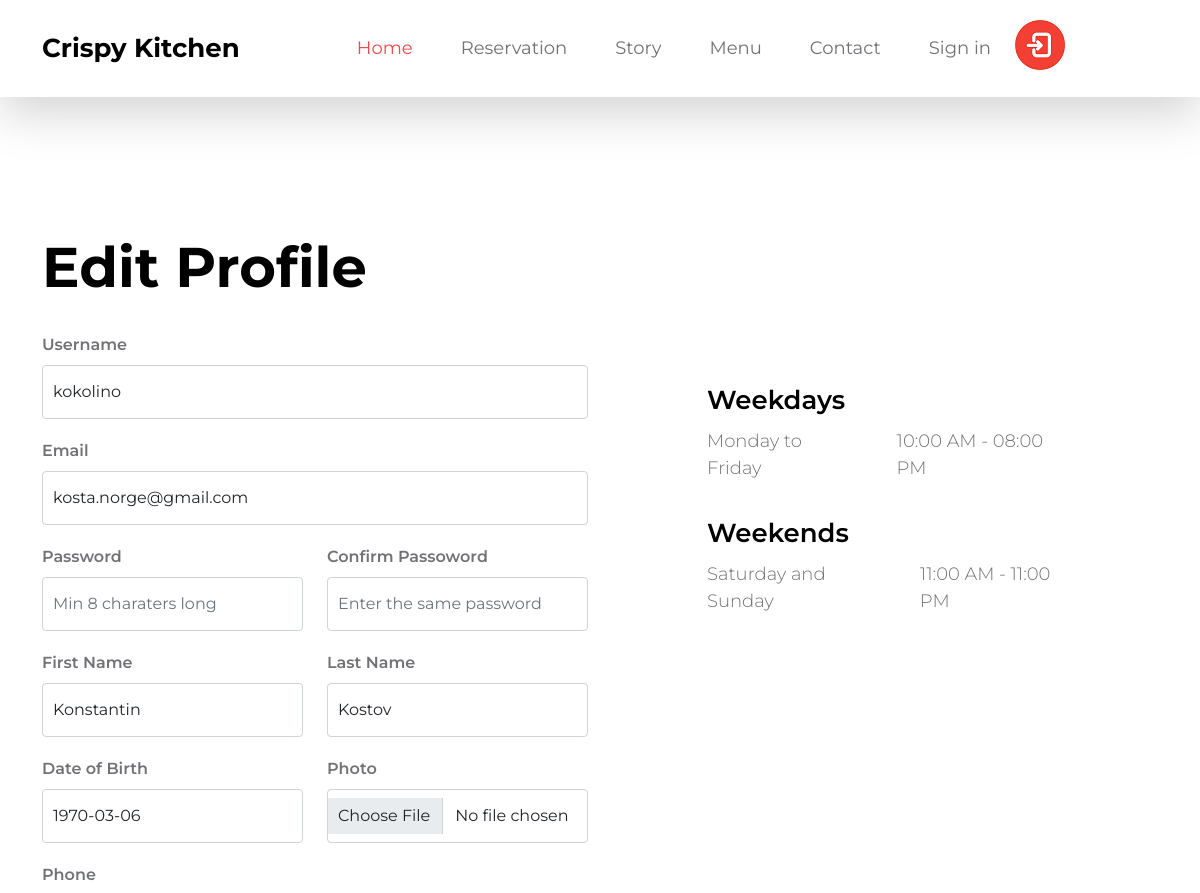
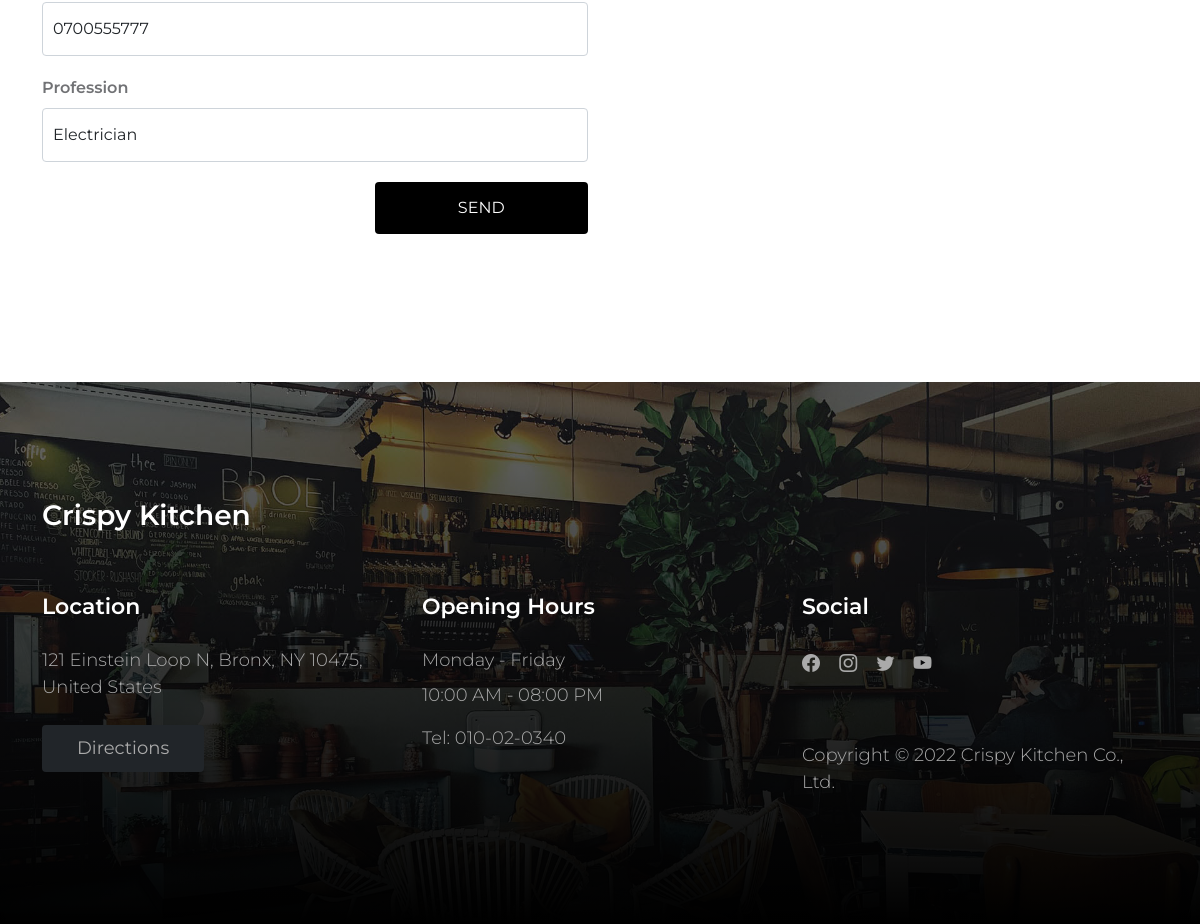
/accounts/profile/1/edit/, run on the app's committed database (2 pictures, top to bottom).
### Blog/accounts/models.py (models this page shows, shortened)
class UserProfile(auth_models.AbstractUser):
    pass
    username = models.CharField(
        max_length=20,
        unique=True
    )
    first_name = models.CharField(
        max_length=50,
    )
    last_name = models.CharField(
        max_length=50,
    )
    date_of_birth = models.DateField(
        null=True,
    )
    email = models.EmailField(
        max_length=50,
        unique=True
    )
    phone = models.CharField(
        max_length=20,
    )
    profession = models.CharField(
        max_length=30,
    )
    photo = CloudinaryField('image')

### Blog/accounts/views.py (the view, shortened to what this page needs)
# urls.py: path('edit/', ProfileEditView.as_view(), name='profile edit'),
class ProfileEditView(views.UpdateView):
    model = UserModel
    form_class = ProfileEditForm
    template_name = 'user_edit_profile.html'

### Blog/accounts/templates/user_edit_profile.html (shortened to what this page needs)
{% extends 'base.html' %}
{% load static %}
{% block content %}
    <main>
        <section class="contact section-padding">
            <div class="container">
                <div class="row">
                    <div class="col-12">
                        <h2 class="mb-4">Edit Profile</h2>
                    </div>
                    <div class="col-lg-6 col-12">
                        <form class="custom-form contact-form row" action="{% url 'profile edit' pk=request.user.pk%}" method="post"
                              enctype="multipart/form-data">
                            <div class="col-12">
                                <label for="contact-email" class="form-label">Username</label>
                                {{ form.username }}
                            </div>
                            <div class="col-12">
                                <label for="contact-email" class="form-label">Email</label>
                                {{ form.email }}
                            </div>
                            <div class="col-lg-6 col-6">
                                <label for="contact-email" class="form-label">Password</label>
                                {{ form.password1 }}
                            </div>
                            <div class="col-lg-6 col-6">
                                <label for="contact-email" class="form-label">Confirm Passoword</label>
                                {{ form.password2 }}
                            </div>
                            <div class="col-lg-6 col-6">
                                <label for="contact-email" class="form-label">First Name</label>
                                {{ form.first_name }}
                            </div>
                            <div class="col-lg-6 col-6">
                                <label for="contact-email" class="form-label">Last Name</label>
                                {{ form.last_name }}
                            </div>
                            <div class="col-lg-6 col-6">
                                <label for="contact-email" class="form-label">Date of Birth</label>
                                {{ form.date_of_birth }}
                            </div>
                            <div class="col-lg-6 col-6">
                                <label for="contact-email" class="form-label">Photo</label>
                                {{ form.photo }}
                            </div>
                            <div class="col-12">
                                <label for="contact-email" class="form-label">Phone</label>
                                {{ form.phone }}
                            </div>
                            <div class="col-12">
                                <label for="contact-email" class="form-label">Profession</label>
                                {{ form.profession }}
                            </div>
                            <div class="col-lg-5 col-12 ms-auto">
                                <button type="submit" class="form-control">Send</button>
                            </div>
                        </form>
                    </div>
                    <div class="col-lg-4 col-12 mx-auto mt-lg-5 mt-4">
                        <h5>Weekdays</h5>
                        <div class="d-flex mb-lg-3">
                            <p>Monday to Friday</p>
                            <p class="ms-5">10:00 AM - 08:00 PM</p>
                        </div>
                        <h5>Weekends</h5>
                        <div class="d-flex">
                            <p>Saturday and Sunday</p>
                            <p class="ms-5">11:00 AM - 11:00 PM</p>
                        </div>
                    </div>
                </div>
            </div>
        </section>
    </main>
{% endblock %}

### static/css/tooplate-crispy-kitchen.css (style rules this page uses)
:root { --white-color: #FFFFFF; --primary-color: #f44749; --secondary-color: #f3af24; --section-bg-color: #F9F9F9; --dark-color: #000000; --title-color: #565758; --news-title-color: #292828; --p-color: #717275; --border-color: #eaeaea; --border-radius-default: .25rem; --body-font-family: 'Montserrat', sans-serif; --h1-font-size: 76px; --h2-font-size: 56px; --h3-font-size: 42px; --h4-font-size: 28px; --h5-font-size: 26px; --h6-font-size: 22px; --p-font-size: 18px; --menu-font-size: 18px; --category-font-size: 14px; --font-weight-light: 300; --font-weight-normal: 400; --font-weight-semibold: 600; --font-weight-bold: 700; }
body { background: var(--white-color); font-family: var(--body-font-family); position: relative; }
h2, h3, h4, h5, h6 { color: var(--dark-color); line-height: inherit; }
h1, h2, h3, h4, h5, h6 { font-weight: var(--font-weight-semibold); }
h1, h2 { font-weight: var(--font-weight-bold); }
h2 { font-size: var(--h2-font-size); }
h5 { font-size: var(--h5-font-size); }
p, .list .list-item { color: var(--p-color); font-size: var(--p-font-size); font-weight: var(--font-weight-light); }
a, button { touch-action: manipulation; transition: all 0.3s; }
.form-label { color: var(--p-color); font-weight: var(--font-weight-semibold); }
.section-padding { padding-top: 8rem; padding-bottom: 8rem; }
.custom-form .form-control { margin-bottom: 20px; padding: 14px 10px; transition: all 0.3s; }
.custom-form button[type="submit"] { background: var(--dark-color); border: 0; color: var(--white-color); text-transform: uppercase; }

### data on the page
UserProfile: username "kokolino", email "kosta.norge@gmail.com", first_name "Konstantin", last_name "Kostov", date_of_birth "1970-03-06", phone "0700555777", profession "Electrician"
